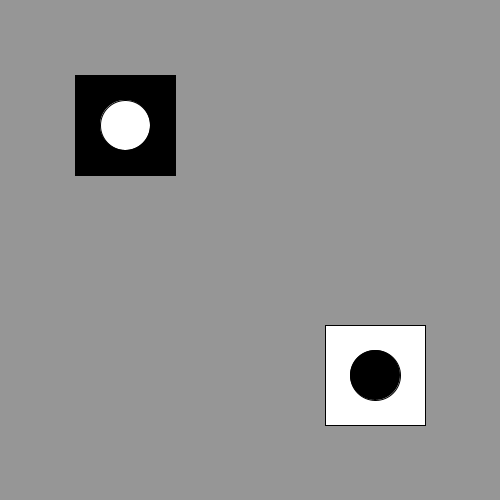
Frame 1 (no input)
Frame 60 (the mouse pressed at the canvas centre just before this capture): identical to frame 1, image omitted
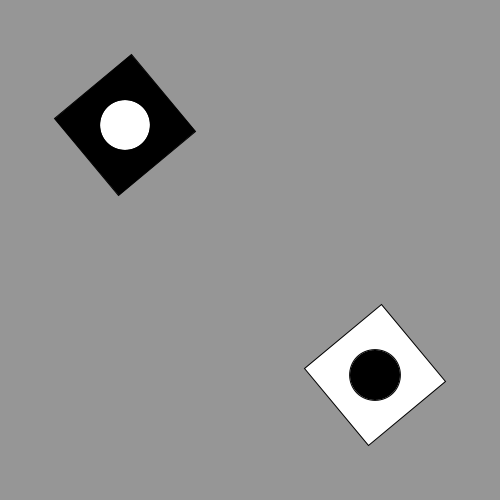
Frame 120 (the mouse held since frame 60 and released just before this capture)

The Processing sketch that drew these frames (run headless with seeded random() and noise(); from frame 60 on, the mouse is pressed at the canvas centre):

// Processing sketch: translationandscale
// ── translationandscale.pde
void setup(){

  size(500, 500);
  rectMode(CENTER);
}

void draw(){
  pushMatrix();
  println(mouseX);
  println(mouseY);
  background(150);
  fill(255);
  translate(width*.75, height*.75);
  rotate(radians(mouseX));
  rotate(radians(mouseY));
  rect(0, 0, 100, 100);
  fill(0);
  ellipse(0, 0, 50, 50);
  popMatrix();
  
  pushMatrix();
  //scale(2.0);
  println(mouseX);
  println(mouseY);
  
  fill(0);
  translate(width*.25, height*.25);
  rotate(radians(mouseX));
  rotate(radians(mouseY));
  rect(0, 0, 100, 100);
  fill(255);
  ellipse(0, 0, 50, 50);
  popMatrix();
  

 
}
